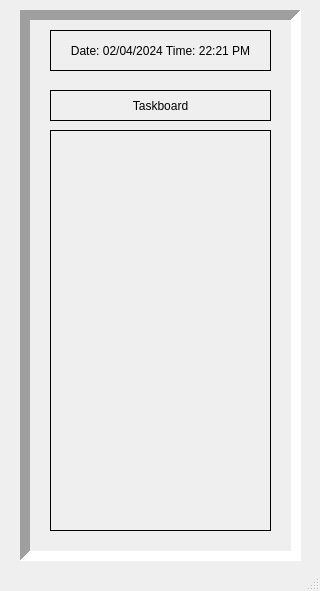
<?xml version="1.0" encoding="UTF-8"?>
<ui version="4.0">
 <class>MainWindow</class>
 <widget class="QMainWindow" name="MainWindow">
  <property name="geometry">
   <rect>
    <x>0</x>
    <y>0</y>
    <width>320</width>
    <height>591</height>
   </rect>
  </property>
  <property name="windowTitle">
   <string>MainWindow</string>
  </property>
  <widget class="QWidget" name="centralwidget">
   <widget class="QLabel" name="label">
    <property name="geometry">
     <rect>
      <x>20</x>
      <y>10</y>
      <width>281</width>
      <height>551</height>
     </rect>
    </property>
    <property name="frameShape">
     <enum>QFrame::Panel</enum>
    </property>
    <property name="frameShadow">
     <enum>QFrame::Sunken</enum>
    </property>
    <property name="lineWidth">
     <number>10</number>
    </property>
    <property name="midLineWidth">
     <number>36</number>
    </property>
    <property name="text">
     <string/>
    </property>
   </widget>
   <widget class="QLabel" name="label_3">
    <property name="geometry">
     <rect>
      <x>50</x>
      <y>30</y>
      <width>221</width>
      <height>41</height>
     </rect>
    </property>
    <property name="layoutDirection">
     <enum>Qt::LeftToRight</enum>
    </property>
    <property name="frameShape">
     <enum>QFrame::Box</enum>
    </property>
    <property name="text">
     <string>Date: 02/04/2024 Time: 22:21 PM</string>
    </property>
    <property name="alignment">
     <set>Qt::AlignCenter</set>
    </property>
   </widget>
   <widget class="QLabel" name="label_6">
    <property name="geometry">
     <rect>
      <x>50</x>
      <y>130</y>
      <width>221</width>
      <height>401</height>
     </rect>
    </property>
    <property name="frameShape">
     <enum>QFrame::Box</enum>
    </property>
    <property name="text">
     <string/>
    </property>
   </widget>
   <widget class="QLabel" name="label_7">
    <property name="geometry">
     <rect>
      <x>50</x>
      <y>90</y>
      <width>221</width>
      <height>31</height>
     </rect>
    </property>
    <property name="frameShape">
     <enum>QFrame::Box</enum>
    </property>
    <property name="text">
     <string>Taskboard</string>
    </property>
    <property name="alignment">
     <set>Qt::AlignCenter</set>
    </property>
   </widget>
  </widget>
  <widget class="QStatusBar" name="statusbar"/>
 </widget>
 <resources/>
 <connections/>
</ui>
